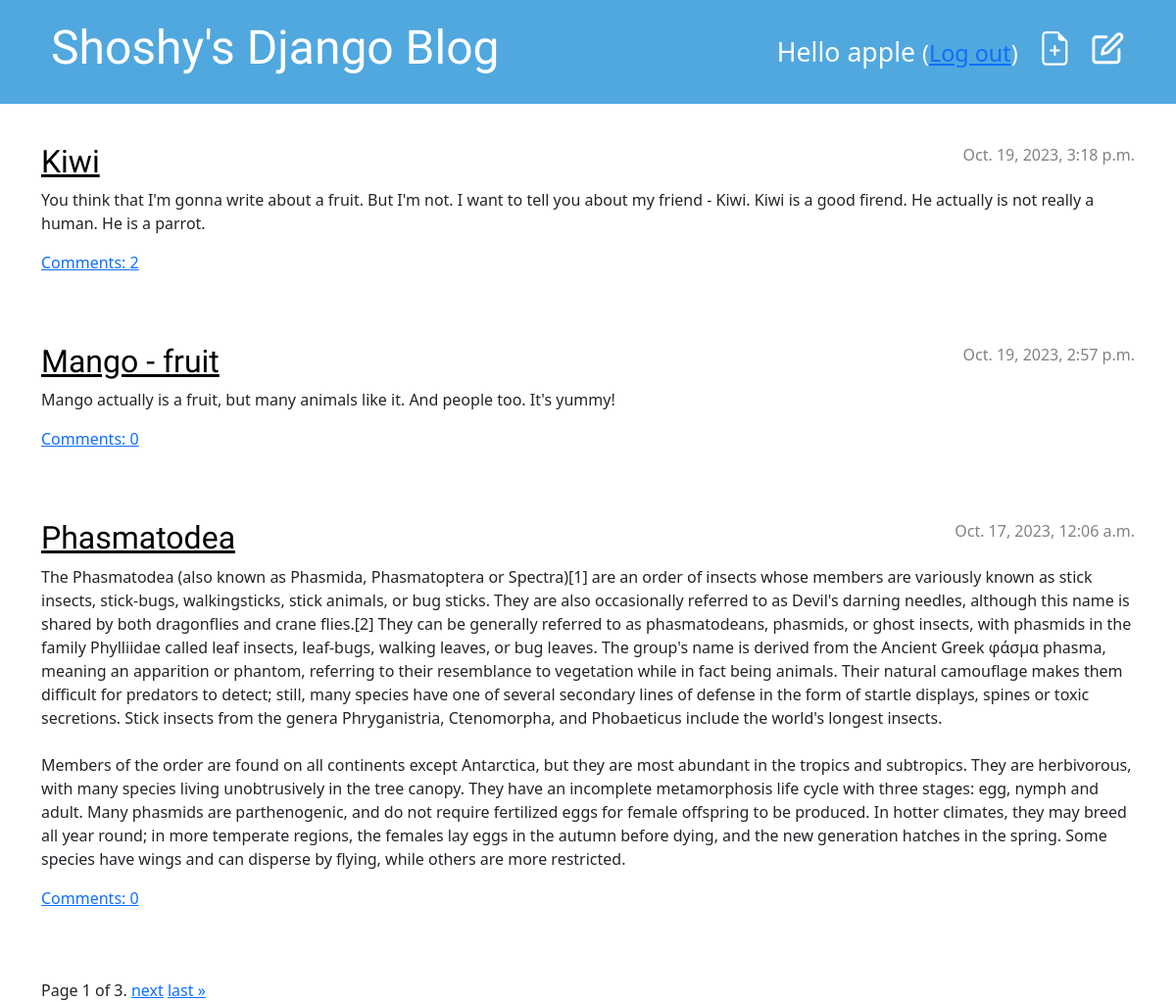
/ (signed in), run on the app's committed database.
### blog/models.py (models this page shows, shortened)
class Post(models.Model):
    author = models.ForeignKey(settings.AUTH_USER_MODEL, on_delete=models.CASCADE)
    title = models.CharField(max_length=200)
    text = models.TextField()
    created_date = models.DateTimeField(default=timezone.now)
    published_date = models.DateTimeField(blank=True, null=True)
    owner = models.ForeignKey('auth.User', related_name='posts', on_delete=models.CASCADE)
    def approved_comments(self):
        return self.comments.filter(approved_comment=True)

### blog/views.py (the view)
# urls.py: path('', PostListView.as_view(), name='post_list'),
class PostListView(ListView):
    model = Post
    paginate_by = 3
    template_name = 'post_list.html'
    def get_queryset(self):
        return Post.objects.filter(published_date__lte=timezone.now()).order_by('-published_date')

### blog/templates/blog/post_list.html (shortened to what this page needs)
{% extends 'blog/base.html' %}
{% block content %}
{% for post in page_obj %}
<article class="post">
    <time class="date">
        {{ post.published_date }}
    </time>
    <h2><a href="{% url 'post_detail' pk=post.pk %}">{{ post.title }}</a></h2>
    <p>{{ post.text|linebreaksbr }}</p>
    <a href="{% url 'post_detail' pk=post.pk %}">Comments: {{ post.approved_comments.count }}</a>
</article>
{% endfor %}
<div class="pagination">
    <span class="step-links">
        <span class="current">
            Page {{ page_obj.number }} of {{ page_obj.paginator.num_pages }}.
        </span>
        {% if page_obj.has_next %}
            <a href="?page={{ page_obj.next_page_number }}">next</a>
            <a href="?page={{ page_obj.paginator.num_pages }}">last &raquo;</a>
        {% endif %}
    </span>
</div>
{% endblock %}

### blog/templates/blog/base.html (shortened to what this page needs)
{% load static %}
<!DOCTYPE html>
<html>
<head>
    <link rel="stylesheet" href="{% static 'css/blog.css' %}">
    <link rel="stylesheet" href="https://cdn.jsdelivr.net/npm/bootstrap@5.1.3/dist/css/bootstrap.min.css"
>
</head>
<body>
<header class="page-header">
    <div class="container">
        {% if user.is_authenticated %}
        <a href="{% url 'post_draft_list' %}" class="top-menu">
            </span></a>
        <a href="{% url 'post_new' %}" class="top-menu">
        </a>
         <p class="top-menu-2">Hello {{ user.username }} <small>(<a href="{% url 'logout' %}">Log out</a>)</small></p>
        {% else %}
        <a href="{% url 'login' %}" class="top-menu">
     {% include './icons/login-icon.svg' %}
         </a>
        {% endif %}
        <h1><a href="/">Shoshy's Django Blog</a></h1>
    </div>
</header>
<main class="container">
    <div class="row">
        <div class="col">
            {% block content %}
            {% endblock %}
        </div>
    </div>
</main>
</body>
</html>

### blog/static/css/blog.css (style rules this page uses)
.page-header { background-color: #50A8DF; margin-top: 0; margin-bottom: 40px; padding: 20px 20px 20px 40px; }
.page-header h1, .page-header h1 a, .page-header h1 a:visited, .page-header h1 a:active { color: #ffffff; font-size: 36pt; text-decoration: none; }
h1, h2, h3, h4 { font-family: 'Lobster', cursive; }
.date { color: #828282; }
.top-menu, .top-menu:hover, .top-menu:visited { color: #ffffff; float: right; font-size: 26pt; margin-right: 20px; }
.top-menu-2, .top-menu-2:hover, .top-menu-2:visited { color: #ffffff; float: right; font-size: 20pt; margin-right: 20px; margin-top: 13px; }
.post { margin-bottom: 70px; }
.post h2 a, .post h2 a:visited { color: #000000; }
.post > .date, .post > .actions { float: right; }

### data on the page
Post: published_date "Oct. 19, 2023, 3:18 p.m.", title "Kiwi", text "You think that I'm gonna write about a fruit. But I'm not. I want to tell you about my friend - Kiwi. Kiwi is a good firend. He actually is not really a human. He is a parrot.", approved_comments.count "2"
Post: published_date "Oct. 19, 2023, 2:57 p.m.", title "Mango - fruit", text "Mango actually is a fruit, but many animals like it. And people too. It's yummy!", approved_comments.count "0"
Post: published_date "Oct. 17, 2023, 12:06 a.m.", title "Phasmatodea", text "The Phasmatodea (also known as Phasmida, Phasmatoptera or Spectra)[1] are an order of insects whose members are variously known as stick insects, stick-bugs, walkingsticks, stick animals, or bug sticks. They are also occasionally referred to as Devil's darning needles, although this name is shared by both dragonflies and crane flies.[2] They can be generally referred to as phasmatodeans, phasmids, or ghost insects, with phasmids in the family Phylliidae called leaf insects, leaf-bugs, walking leaves, or bug leaves. The group's name is derived from the Ancient Greek φάσμα phasma, meaning an apparition or phantom, referring to their resemblance to vegetation while in fact being animals. Their…", approved_comments.count "0"

### other printed values
{{ user.username }} "apple"
{{ page_obj.number }} "1"
{{ page_obj.paginator.num_pages }} "3"
